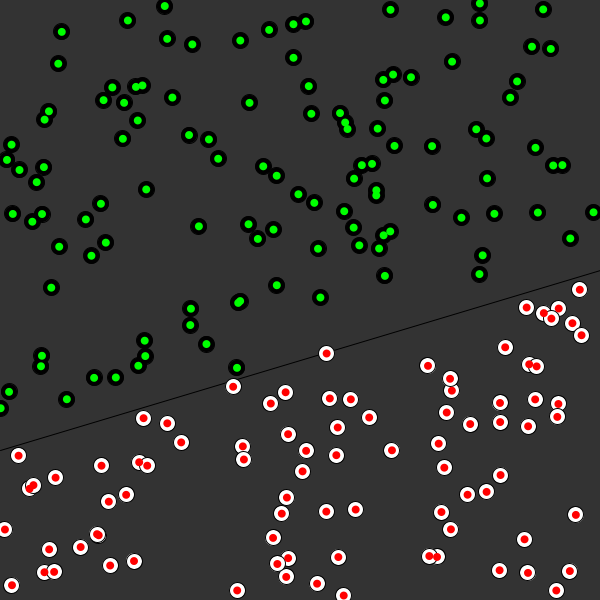
Frame 1 (no input)
Frame 60 (the mouse pressed at the canvas centre just before this capture): identical to frame 1, image omitted
Frame 120 (the mouse held since frame 60 and released just before this capture): identical to frame 1, image omitted

The Processing sketch that drew this single still picture (run headless with seeded random() and noise(); from frame 60 on, the mouse is pressed at the canvas centre):

// Processing sketch: simplePerceptron1
// ── simplePerceptron1.pde
Point[] points = new Point[200];
Perceptron brain;

void setup() {
  size(600, 600);
  brain = new Perceptron(3);
  for(int i=0;i<points.length;i++) {
    points[i] = new Point(random(-1, 1), random(-1, 1));
  }
}

void draw() {
  background(51);
  
  Point p1 = new Point(-1, f(-1));
  Point p2 = new Point(1, f(1));
  stroke(0);
  line(p1.pixelX(), p1.pixelY(), p2.pixelX(), p2.pixelY());
  
  Point p3 = new Point(-1, brain.guessY(-1));
  Point p4 = new Point(1, brain.guessY(1));
  line(p3.pixelX(), p3.pixelY(), p4.pixelX(), p4.pixelY());
  
  for(Point pt: points) {
    pt.show();
  }
  
  for(Point pt: points) {
    float[] inputs = {pt.x, pt.y, pt.bias};
    //brain.train(inputs, pt.label);
    float guess = brain.guess(inputs);
    if(guess == pt.label) {
      fill(0, 255, 0);
    } else {
      fill(255, 0, 0);
    }
    noStroke();
    ellipse(pt.pixelX(), pt.pixelY(), 8, 8);
  }
}

void keyPressed() {
  if(key == ' ') {
    for(Point pt: points) {
      float[] inputs = {pt.x, pt.y, pt.bias};
      brain.train(inputs, pt.label);
    }
  }
}

// ── Perceptron.pde
// The activation function
int sign(float n) {
    if(n >= 0) {
      return 1;
    } else {
      return -1;
    }
  }

class Perceptron {
  
  float[] weights;
  float lr = 0.01;
  
  Perceptron(int n) {
    weights = new float[n];
    for(int i=0;i<weights.length;i++) {
      weights[i] = random(-1, 1);
    }
  }
  
  int guess(float[] inputs) {
    float sum = 0;
    for(int i=0;i<weights.length;i++) {
      sum += inputs[i] * weights[i];
    }
    return sign(sum);
  }
  
  void train(float[] inputs, int target) {
    int guess = guess(inputs);
    int error = target - guess;
    
    for(int i=0;i<weights.length;i++) {
      weights[i] += error * inputs[i] * lr;
    }
  }
  
  float guessY(float x) {
    float m = weights[0] / weights[1]; 
    float b = weights[2] / weights[1];
    return - m * x - b;
  }
}

// ── Point.pde
float f(float x) {
  // y = m*x + c
  return 0.3 * x - 0.2;
}

class Point {
  float x;
  float y;
  float bias;
  int label;
  
  Point(float x_, float y_) {
    x = x_;
    y = y_;
    bias = 1;
    
    float lineY = f(x);
    if(y > lineY) {
      label = 1;
    } else {
      label = -1;
    }
  }
  
  float pixelX() {
    return map(x, -1, 1, 0, width);
  }
  
  float pixelY() {
    return map(y, -1, 1, height, 0);
  }
  
  void show() {
    if(label == 1) {
      fill(0);
    } else {
      fill(255);
    }
    stroke(0);
    float px = pixelX();
    float py = pixelY();
    ellipse(px, py, 16, 16);
  }
}
